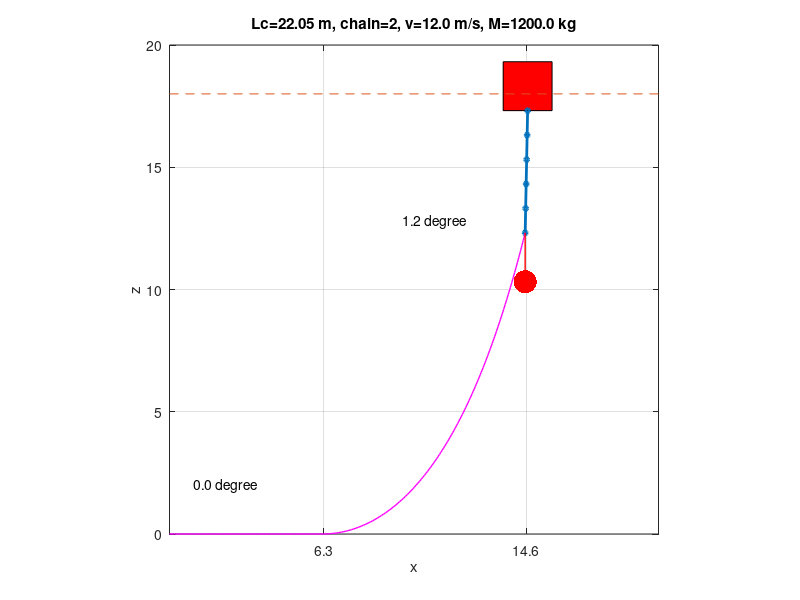

The MATLAB source for this figure:
function [tilt,elev,xsbed,xbuoy,f] = moor(Lc,chain,vw,vs,M,depth,isplot)
% MOOR 2016 CUMCM Problem A - Optimal Design of Mooring System
% Reference: http://canuck.seos.uvic.ca/rkd/mooring/moordyn.php
% 
% USAGE: [tiltdrum,elevanch,xsbed,xbuoy,f] = moor(Lc,chain,v,M,isplot)
%
%      tilt = tilt angle of the drum
%      elev = angle between the seabed and the welded chain at the anchor
%     xsbed = length of the welded chain that reclined on the seabed
%     xbuoy = swimming range of the buoy
%         f = immersion ratio of the of the buoy
%        Lc = length ofthe welded chain
%         vw = speeds of wind 
%         vs = speeds of sea water at sea surface
%         M = mass of the heavy ball
%    isplot = is plot?
%
% Zhou Lvwen: zhou.lv.wen@gmail.com
% September 12, 2016


if nargin==0;Lc=22.05;chain=2;vw=12;vs=0;M=1200;depth=18;isplot=1; end
if nargin==6;isplot=0; end

g = 9.81;                 % acceleration of gravity [m/s^2]
rho = 1.025e3;            % density of seawater [kg/m^3]
rhoFe = 7.9e3;            % density of ferrum [kg/m^3]
cdwin = 0.625;            % drag coefficient in wind
cdsea = 374;              % drag coefficient in sea water 

[lc, mc, dc] = chainpara(chain);
nc = round(Lc/lc);        % number of chain units

%   [buoy, 4 steel tubes, cylindrical drum, a series of welded chain]
h = [   2,      ones(1,4),   1, lc*ones(1,nc)];  % m
m = [1000,   10*ones(1,4), 100, mc*ones(1,nc)];  % kg
d = [   2, 5e-2*ones(1,4), 0.3, dc*ones(1,nc)];  % m

N = length(h);
[Ft, Fw, theta, phi] = deal(zeros(1,N));

Fb = pi*(d/2).^2.*h*rho*g - m*g;         % Turn masses/buoyancies into forces
vsi = @(zi)(vs./sqrt(18)*sqrt(zi));      % water volecity proflile

zi = fliplr(cumsum(fliplr(h.*cos(phi)))); zi = zi/max(zi)*depth;

fmin = 0; fmax = 1;
while fmax-fmin>1e-10
    
    f = (fmax+fmin)/2;                   % determined by f dichotomy 
    
    Fb(1) = pi*(d(1)/2).^2.*h(1)*rho*g*f-m(1)*g;
    
    S = h.*d;                            % exposed area of cylinder/wire
    Fw(1) = cdwin*(1-f)*S(1)*vw.^2;      % wind load
    
    zi(1) = depth-f*h(1)/2;
    Fs = cdsea.*S.*cos(phi).*vsi(zi).^2; % water load
    
    Ft(1) = 0;
    theta(1) = 0;   
    
    for i = 1:N-1
        fx = Ft(i)*sin(theta(i)) + Fw(i) + Fs(i);
        
        fz = Fb(i) + Ft(i)*cos(theta(i));
        % add load from heavy ball = weight - buoyancy
        if i==6; fz = fz - (M-M/7.9)*g; end
        
        Ft(i+1) = sqrt(fx^2+fz^2);
        
        theta(i+1) = acos(fz/Ft(i+1));   % the tilt of Ft
        if theta(i+1)>=pi/2; theta(i+1) = pi/2; end
    end
    
    phi =atan2( Ft.*sin(theta)+Fs(i)/2, Ft.*cos(theta)-Fb/2 );
    phi(theta==pi/2)=pi/2; phi(1)=0;     % the tilt of each element
    
    x = h.*sin(phi); z = h.*cos(phi);    % projected length
    
    zi = fliplr(cumsum(fliplr(z))) - h.*cos(phi)/2; 
    zw = sum(z)-h(1)*(1-f);              % waterline
    
    if zw>depth; fmax = f; else; fmin=f; end
    
end

% integrate from the bottom to the top
x = cumsum([0 fliplr(x)]);
z = cumsum([0 fliplr(z)]);

tilt = phi(6)*180/pi;                    % tilt angle of the drum
elev = 90- phi(end)*180/pi;              % elevation angle of chain at anchor
xsbed = max(x(z<1e-10));                 % length of the chain on the seabed
xbuoy = max(x);                          % swimming range of the buoy

if isplot; plotmoor(x,z,Lc,chain,vw,M,depth,tilt,elev); end
% ------------------------------------------------------------------------

function [lc, mc, dc] = chainpara(typeid)
% The types and parameters of the welded chains

rhoFe = 7.9e3;  % density of ferrum [kg/m^3];
rho= [3.2 7.0 12.5 19.5 28.12];
% length(lc) and mass(mc) of one unit of the welded chain.
lc = [ 78 105  120  150   180]*1e-3; % m    
mc = rho.*lc;                        % kg

lc = lc(typeid);
mc = mc(typeid);
% one unit of the welded chain was assumed as a cylinder.
dc = 2*sqrt(rho(typeid)/rhoFe/pi);   % diameter of the welded chain
% -------------------------------------------------------------------------


function plotmoor(x,z,Lc,chain,v,M,depth,tilt,elev)
figure('name',sprintf('Lc=%4.2f m, chain=%d, v=%3.1f m/s, M=%4.1f kg',...,
                       Lc,         chain,    v,           M));
x1 = x(end)-1; x2 = x1+2; x3 = x(end-1)+1; x4 = x3-2;
z1 = z(end);   z2 = z1;   z3 = z(end-1);   z4 = z3;
fill([x1 x2 x3 x4], [z1 z2 z3 z4], 'r')
hold on
plot(x(end-6:end-1),z(end-6:end-1),'o-','linewidth',2, 'markersize',3);
plot(x(1:end-6),z(1:end-6),'-m','linewidth',1)

plot([x(end-6) x(end-6)],[z(end-6) z(end-6)-2],'-r','linewidth',1);
plot(x(end-6),z(end-6)-2,'.r','linewidth',1,'markersize',50)

plot([0,depth+2],[depth,depth],'--')
text(1,2,sprintf('%3.1f degree',elev));
text(x(end-6)-5,z(end-6)+0.5,sprintf('%3.1f degree',tilt));
box on; axis image; grid on
set(gca,'xtick',[max(x(z<1e-10)),round(x(end)*10)/10])
axis([0,depth+2,0,depth+2]); xlabel('x'); ylabel('z')
title(sprintf('Lc=%4.2f m, chain=%d, v=%3.1f m/s, M=%4.1f kg',...,
                       Lc,         chain,    v,           M));
